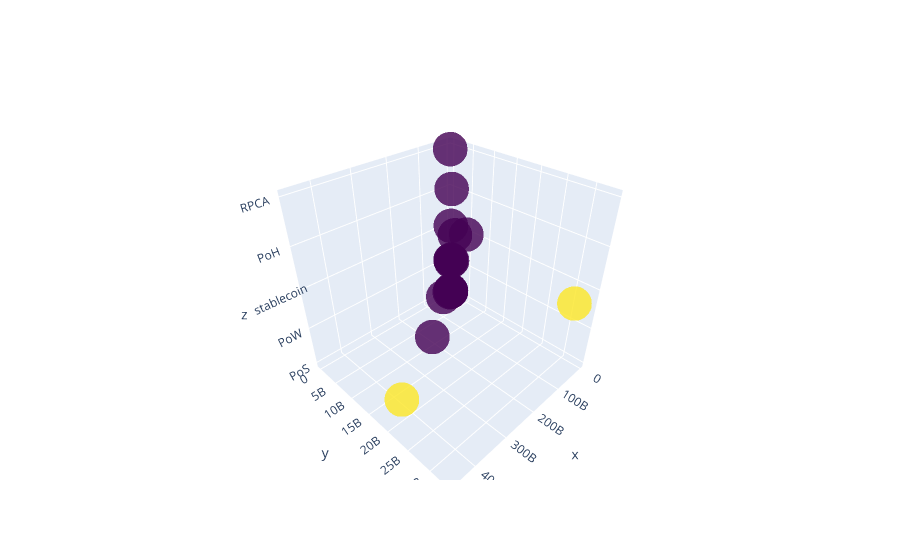

Here is the notebook cell this chart was saved with:
### Code cell
import plotly.graph_objects as go
y_pred_hir_2 = model_hir.fit_predict(x_2_2_s)
fig = go.Figure(data =[go.Scatter3d(x = df_2['MarketCap'], 
                                   y = df_2['Volume'], 
                                   z = df_2['ProofType'], 
                                   mode ='markers' , 
                                   marker = dict( 
                                     size = 12, 
                                     color = y_pred_hir_2, 
                                     colorscale ='Viridis', 
                                     opacity = 0.8
                                   )  ) ]) 
fig.show()

### Figure 1 — Plotly figure (JSON) as saved in the notebook; plotly's stock layout.template omitted (floating-point values rounded to 4 significant figures)
{"data": [{"marker": {"color": [0, 0, 0, 0, 0, 0, 0, 0, 0, 0, 0, 0, 0, 0, 0, 0, 0, 1, 0, 1], "colorscale": [[0, "#440154"], [0.1111, "#482878"], [0.2222, "#3e4989"], [0.3333, "#31688e"], [0.4444, "#26828e"], [0.5556, "#1f9e89"], [0.6667, "#35b779"], [0.7778, "#6ece58"], [0.8889, "#b5de2b"], [1, "#fde725"]], "opacity": 0.8, "size": 12}, "mode": "markers", "type": "scatter3d", "x": [3586504072, 3992451215, 4237575489, 4901630273, 5513660644, 5606251419, 5729295460, 6018922345, 6659549868, 8053184610, 8349992848, 10342393982, 12109137813, 12132993575, 23581660945, 37317414284, 44599661514, 74588184814, 196082390477, 459083734664], "y": [1823000.0, 99190000.0, 141500000.0, 219706474, 217700000.0, 248000000.0, 591300000.0, 271900000.0, 203600000.0, 423300000.0, 633896302, 631100000.0, 364799566, 5084396129, 1349225371, 3665726400, 680800000.0, 33149475161, 8843689497, 22967636872], "z": ["PoS", "PoS", "PoW", "PoS", "stablecoin", "PoS", "PoW", "PoS", "PoW", "PoS", "PoH", "PoW", "PoS", "stablecoin", "RPCA", "stablecoin", "PoS", "stablecoin", "PoS", "PoW"]}], "layout": {}}
